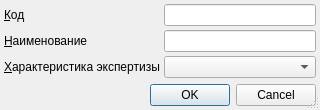
<?xml version="1.0" encoding="UTF-8"?>
<ui version="4.0">
 <class>ItemEditorDialog</class>
 <widget class="QDialog" name="ItemEditorDialog">
  <property name="geometry">
   <rect>
    <x>0</x>
    <y>0</y>
    <width>320</width>
    <height>110</height>
   </rect>
  </property>
  <property name="windowTitle">
   <string>ChangeMe!</string>
  </property>
  <property name="sizeGripEnabled">
   <bool>true</bool>
  </property>
  <layout class="QGridLayout">
   <property name="margin">
    <number>4</number>
   </property>
   <property name="spacing">
    <number>4</number>
   </property>
   <item row="0" column="0">
    <widget class="QLabel" name="lblCode">
     <property name="sizePolicy">
      <sizepolicy hsizetype="Maximum" vsizetype="Preferred">
       <horstretch>0</horstretch>
       <verstretch>0</verstretch>
      </sizepolicy>
     </property>
     <property name="text">
      <string>&amp;Код</string>
     </property>
     <property name="buddy">
      <cstring>edtCode</cstring>
     </property>
    </widget>
   </item>
   <item row="0" column="1" colspan="2">
    <widget class="QLineEdit" name="edtCode">
     <property name="maxLength">
      <number>8</number>
     </property>
    </widget>
   </item>
   <item row="5" column="0">
    <spacer>
     <property name="orientation">
      <enum>Qt::Vertical</enum>
     </property>
     <property name="sizeHint" stdset="0">
      <size>
       <width>103</width>
       <height>16</height>
      </size>
     </property>
    </spacer>
   </item>
   <item row="6" column="0" colspan="3">
    <widget class="QDialogButtonBox" name="buttonBox">
     <property name="standardButtons">
      <set>QDialogButtonBox::Cancel|QDialogButtonBox::Ok</set>
     </property>
    </widget>
   </item>
   <item row="2" column="0">
    <widget class="QLabel" name="lblExpertiseCharacter">
     <property name="sizePolicy">
      <sizepolicy hsizetype="Maximum" vsizetype="Preferred">
       <horstretch>0</horstretch>
       <verstretch>0</verstretch>
      </sizepolicy>
     </property>
     <property name="text">
      <string>&amp;Характеристика экспертизы</string>
     </property>
     <property name="buddy">
      <cstring>cmbExpertiseCharacter</cstring>
     </property>
    </widget>
   </item>
   <item row="2" column="1" colspan="2">
    <widget class="CRBComboBox" name="cmbExpertiseCharacter"/>
   </item>
   <item row="1" column="0">
    <widget class="QLabel" name="lblName">
     <property name="text">
      <string>&amp;Наименование</string>
     </property>
     <property name="buddy">
      <cstring>edtName</cstring>
     </property>
    </widget>
   </item>
   <item row="1" column="1" colspan="2">
    <widget class="QLineEdit" name="edtName"/>
   </item>
  </layout>
 </widget>
 <customwidgets>
  <customwidget>
   <class>CRBComboBox</class>
   <extends>QComboBox</extends>
   <header>library/crbcombobox.h</header>
  </customwidget>
 </customwidgets>
 <tabstops>
  <tabstop>edtCode</tabstop>
  <tabstop>edtName</tabstop>
  <tabstop>cmbExpertiseCharacter</tabstop>
  <tabstop>buttonBox</tabstop>
 </tabstops>
 <resources/>
 <connections>
  <connection>
   <sender>buttonBox</sender>
   <signal>accepted()</signal>
   <receiver>ItemEditorDialog</receiver>
   <slot>accept()</slot>
   <hints>
    <hint type="sourcelabel">
     <x>159</x>
     <y>176</y>
    </hint>
    <hint type="destinationlabel">
     <x>159</x>
     <y>96</y>
    </hint>
   </hints>
  </connection>
  <connection>
   <sender>buttonBox</sender>
   <signal>rejected()</signal>
   <receiver>ItemEditorDialog</receiver>
   <slot>reject()</slot>
   <hints>
    <hint type="sourcelabel">
     <x>159</x>
     <y>176</y>
    </hint>
    <hint type="destinationlabel">
     <x>159</x>
     <y>96</y>
    </hint>
   </hints>
  </connection>
 </connections>
</ui>
